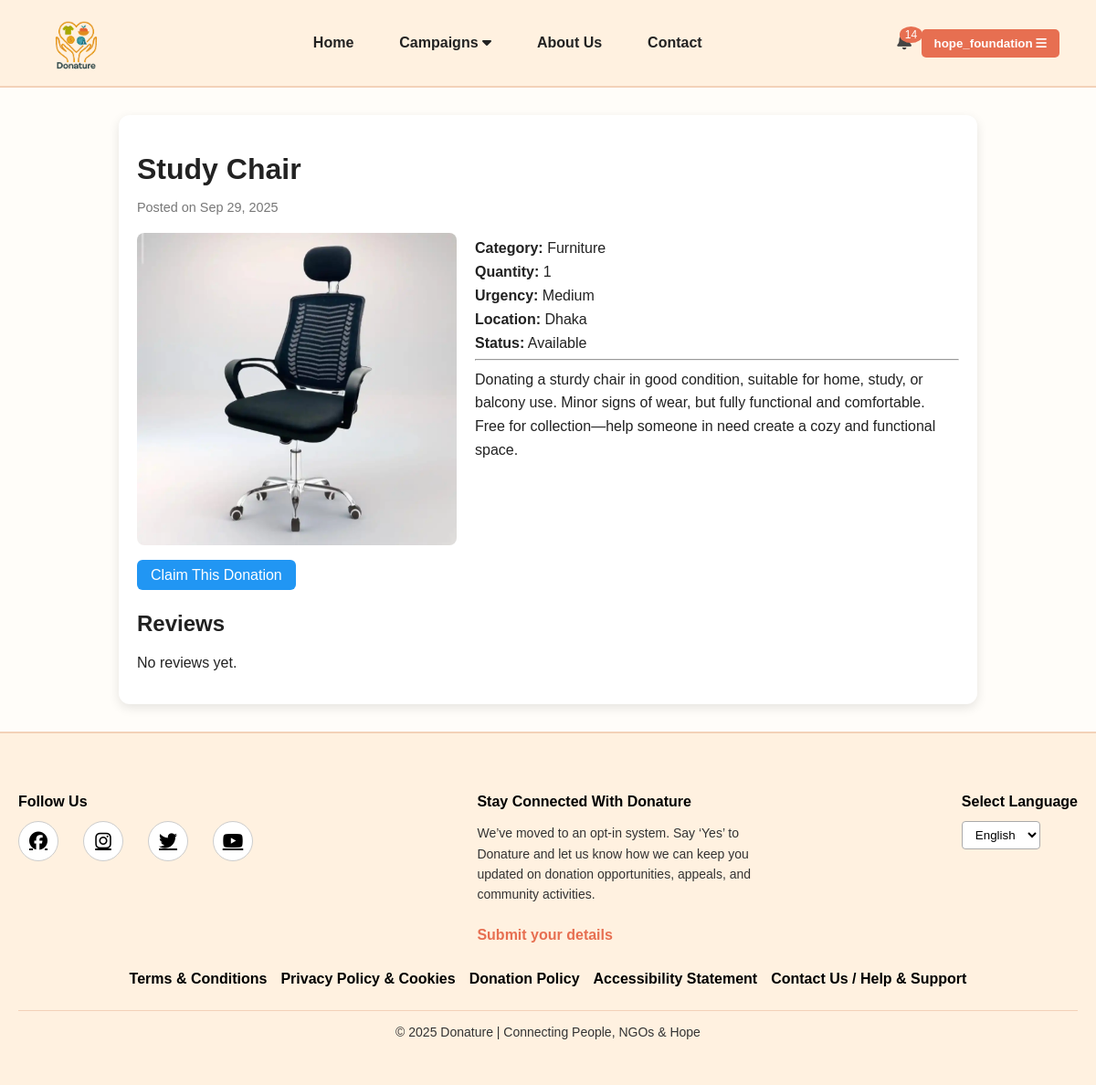
Page /donation/13/ (signed in) on the committed database.
### donations/models.py (models this page shows, shortened)
class User(AbstractUser):
    USER_TYPE_CHOICES = (
        ('donor/recipient', 'Donor/Recipient'),
        ('ngo', 'NGO'),
        ('admin', 'Admin'),
    )
    user_type = models.CharField(max_length=20, choices=USER_TYPE_CHOICES, blank=True, null=True)
    is_approved = models.BooleanField(default=False)  # For NGO approval
    profile_picture = models.ImageField(upload_to='profile_pics/', blank=True, null=True) # Profile picture field

class DonationItem(models.Model):
    URGENCY_LEVELS = (
        ('low', 'Low'),
        ('medium', 'Medium'),
        ('high', 'High'),
    )
    STATUS_CHOICES = (
        ('available', 'Available'),
        ('reserved', 'Reserved'),
        ('claimed', 'Claimed'),
        ('expired', 'Expired'),
    )
    title = models.CharField(max_length=200)
    description = models.TextField()
    category = models.ForeignKey(Category, on_delete=models.CASCADE, null=True, blank=True)
    quantity = models.PositiveIntegerField(default=1)
    donor = models.ForeignKey(
        User,
        on_delete=models.CASCADE,
        limit_choices_to={'user_type': 'donor/recipient'},
        related_name="donated_items"
    )
    location = models.CharField(max_length=200)
    latitude = models.FloatField(blank=True, null=True)
    longitude = models.FloatField(blank=True, null=True)
    status = models.CharField(max_length=10, choices=STATUS_CHOICES, default='available')
    urgency = models.CharField(max_length=10, choices=URGENCY_LEVELS, default='medium')
    created_at = models.DateTimeField(default=timezone.now)
    updated_at = models.DateTimeField(auto_now=True)
    expiry_date = models.DateTimeField(blank=True, null=True)
    notify_immediately = models.BooleanField(default=False)
    is_verified = models.BooleanField(default=False)
    @property
    def average_rating(self):
        reviews = self.reviews.all()
        if reviews.exists():
            return round(sum(review.rating for review in reviews) / len(reviews), 1)
        return 0
    @property
    def total_reviews(self):
        return self.reviews.count()
    @property
    def is_available(self):
        return self.status == 'available'
    class Meta:
        ordering = ['-created_at']

class DonationImage(models.Model):
    donation_item = models.ForeignKey(DonationItem, on_delete=models.CASCADE, related_name='images')
    image = models.ImageField(upload_to='donation_images/')
    caption = models.CharField(max_length=200, blank=True)
    is_primary = models.BooleanField(default=False)
    uploaded_at = models.DateTimeField(auto_now_add=True)

class Category(models.Model):
    name = models.CharField(max_length=100)
    description = models.TextField(blank=True)
    icon = models.CharField(max_length=50, blank=True)
    class Meta:
        verbose_name_plural = "Categories"

### donations/views.py (the view)
# urls.py: path("donation/<int:item_id>/", views.donation_detail, name="donation_detail"),
def donation_detail(request, item_id):
    donation_item = get_object_or_404(DonationItem, id=item_id)
    can_review = False
    if request.user.is_authenticated:
        completed_claim = DonationClaim.objects.filter(
            donation_item=donation_item,
            claimant=request.user,
            status='completed'
        ).first()
        can_review = completed_claim and not DonationReview.objects.filter(
            donation_item=donation_item,
            claimant=request.user
        ).exists()
    reviews = DonationReview.objects.filter(
    donation_item=donation_item
).select_related('claimant')
    context = {
        'donation_item': donation_item,
        'reviews': reviews,
        'can_review': can_review,
        'average_rating': donation_item.average_rating,
        'total_reviews': donation_item.total_reviews,
    }
    return render(request, 'donations/donation_detail.html', context)

### donations/templates/donations/donation_detail.html (shortened to what this page needs)
{% extends "donations/base.html" %}
{% load static %}
{% block content %}
<link rel="stylesheet" href="{% static 'donations/css/donation_detail.css' %}">
<div class="donation-detail-container">
    <div class="detail-header">
        <h1>{{ donation_item.title }}</h1>
        <p class="date">Posted on {{ donation_item.created_at|date:"M d, Y" }}</p>
    </div>
    <div class="detail-body">
        <div class="detail-image">
            {% if donation_item.images.first %}
                <img src="{{ donation_item.images.first.image.url }}" alt="{{ donation_item.title }}">
            {% else %}
                <img src="{% static 'images/default-donation.jpg' %}" alt="{{ donation_item.title }}">
            {% endif %}
        </div>
        <div class="detail-info">
            <p><strong>Category:</strong> {{ donation_item.category.name }}</p>
            <p><strong>Quantity:</strong> {{ donation_item.quantity }}</p>
            <p><strong>Urgency:</strong> {{ donation_item.get_urgency_display }}</p>
            <p><strong>Location:</strong> {{ donation_item.location }}</p>
            <p><strong>Status:</strong> {{ donation_item.get_status_display }}</p>
            <hr>
            <p class="description">{{ donation_item.description }}</p>
        </div>
    </div>
    <div class="detail-actions">
        {% if user == donation_item.donor %}
            <a href="{% url 'edit_donation' donation_item.id %}" class="btn-edit">Edit</a>
            <form action="{% url 'delete_donation' donation_item.id %}" method="POST" style="display:inline;">
                {% csrf_token %}
                <button type="submit" class="btn-delete" onclick="return confirm('Are you sure?');">Delete</button>
            </form>
            {% if donation_item.claims.exists %}
                <h3>Claims Received</h3>
                <div class="claims-list">
                    {% for claim in donation_item.claims.all %}
                        <div class="claim-card">
                            <p><strong>Claimed by:</strong> {{ claim.claimant.username }}</p>
                            <p><strong>Message:</strong> {{ claim.message }}</p>
                            <p><strong>Contact Number:</strong> {{ claim.contact_number }}</p>
                            <p><strong>Preferred Date/Time:</strong> {{ claim.preferred_date|date:"M d, Y H:i" }}</p>
                            <p><strong>Status:</strong> {{ claim.get_status_display }}</p>
                            {% if claim.status == 'pending' %}
                                <a href="{% url 'handle_claim' claim.id 'approve' %}" class="btn-approve">Approve</a>
                                <a href="{% url 'handle_claim' claim.id 'reject' %}" class="btn-reject">Reject</a>
                            {% elif claim.status|lower == 'approved' %}
    <a href="{% url 'complete_claim' claim.id %}" class="btn-complete">Mark as Completed</a>
                            {% elif claim.status == 'completed' %}
                                <span class="claim-completed">✅ Completed</span>
                            {% elif claim.status == 'rejected' %}
                                <span class="claim-rejected">❌ Rejected</span>
                            {% endif %}
                        </div>
                    {% endfor %}
                </div>
            {% endif %}
        {% else %}
            {% if donation_item.is_available %}
            {% if user.is_authenticated %}
                <a href="{% url 'claim_donation' donation_item.id %}" class="btn-claim">Claim This Donation</a>
            {% else %}
                <a href="#" class="btn-claim" onclick="openModal('loginModal')">Claim This Donation</a>
            {% endif %}
        {% else %}
            <button class="btn-claim" disabled>Already Claimed / Reserved</button>
        {% endif %}
        {% endif %}
    </div>
    <div class="reviews-section">
        <h2>Reviews</h2>
        {% if reviews %}
    <div class="reviews-list">
        {% for review in reviews %}
            <div class="review-card">
                <p><strong>{{ review.claimant.username }}</strong> rated:</p>
                <p class="stars">
                    {% for i in "12345"|make_list %}
                        {% if forloop.counter <= review.rating %}
                            ⭐
                        {% else %}
                            ☆
                        {% endif %}
                    {% endfor %}
                </p>
                <p>{{ review.comment }}</p>
                <p class="date">{{ review.created_at|date:"M d, Y" }}</p>
            </div>
        {% endfor %}
    </div>
{% else %}
    <p>No reviews yet.</p>
{% endif %}
    </div>
</div>
{% endblock %}

### donations/templates/donations/base.html (shortened to what this page needs)
{% load static %}
<!DOCTYPE html>
<html lang="en">
<head>
  <link rel="stylesheet" href="{% static 'donations/css/base.css' %}">
  <link rel="stylesheet" href="https://cdnjs.cloudflare.com/ajax/libs/font-awesome/6.5.0/css/all.min.css">
</head>
<body>
<nav class="navbar">
  <div class="navbar-container">
    <div class="logo-area">
      <img src="{% static 'donations/images/logo.png' %}" alt="Logo" class="logo">
    </div>
    <ul class="nav-links">
      <li><a href="{% url 'home' %}">Home</a></li>
      {% if request.user.is_authenticated %}
        {% if request.user.user_type == 'donor/recipient' %}
          <li class="dropdown">
            <a href="#">Donate <i class="fa fa-caret-down"></i></a>
            <ul class="dropdown-content">
              <li><a href="{% url 'donate_item' %}">Donate Item</a></li>
              <li><a href="{% url 'request_item' %}">Request Item</a></li>
              <li><a href="{% url 'donate_to_requests' %}">Donate to Requests</a></li>
            </ul>
          </li>
          <li><a href="{% url 'explore_donations' %}">Explore Donations</a></li>
          <li><a href="{% url 'explore_campaigns' %}">Explore Campaigns</a></li>
        {% elif request.user.user_type == 'ngo' %}
          <li class="dropdown">
            <a href="#">Campaigns <i class="fa fa-caret-down"></i></a>
          </li>
        {% endif %}
      {% endif %}
      <li><a href="{% url 'about' %}">About Us</a></li>
      <li><a href="{% url 'contact' %}">Contact</a></li>
    </ul>
    <div class="auth-btn">
      {% if request.user.is_authenticated %}
<div class="notification-dropdown">
  <button class="notification-btn">
    {% if notifications_unread_count > 0 %}
      <span class="badge">{{ notifications_unread_count }}</span>
    {% endif %}
  </button>
</div>
        <div class="dropdown">
          <button class="dropdown-btn">
            {{ request.user.username }}
            <i class="fa fa-bars"></i>
          </button>
        </div>
      {% else %}
        <a href="#" onclick="openModal('loginModal')" class="login-btn">Log In / Sign Up</a>
      {% endif %}
    </div>
  </div>
</nav>
<main>
  {% block content %}{% endblock %}
</main>
<footer class="footer">
  <div class="footer-container">
    <div class="footer-section">
      <p class="footer-title">Follow Us</p>
      <div class="social-icons">
        <a href="#"><i class="fab fa-facebook"></i></a>
        <a href="#"><i class="fab fa-instagram"></i></a>
        <a href="#"><i class="fab fa-twitter"></i></a>
        <a href="#"><i class="fab fa-youtube"></i></a>
      </div>
    </div>
    <div class="footer-section">
      <p class="footer-title">Stay Connected With Donature</p>
      <p class="footer-text">
        We’ve moved to an opt-in system. Say ‘Yes’ to Donature and let us know how we can keep you
        updated on donation opportunities, appeals, and community activities.
      </p>
      <a href="#" class="footer-link">Submit your details</a>
    </div>
    <div class="footer-section">
      <p class="footer-title">Select Language</p>
      <select class="language-select">
        <option>English</option>
      </select>
    </div>
  </div>
  <div class="footer-links">
    <a href="#">Terms & Conditions</a>
    <a href="#">Privacy Policy & Cookies</a>
    <a href="#">Donation Policy</a>
    <a href="#">Accessibility Statement</a>
    <a href="#">Contact Us / Help & Support</a>
  </div>
  <div class="footer-bottom">
    © 2025 Donature | Connecting People, NGOs & Hope
  </div>
</footer>
</body>
</html>

### rows in the picture
User: user.username "hope_foundation"
DonationItem: title "Study Chair", created_at "Sep 29, 2025", images.first.image (picture), category.name "Furniture", quantity "1", urgency "Medium", location "Dhaka", status "Available", description "Donating a sturdy chair in good condition, suitable for home, study, or balcony use. Minor signs of wear, but fully functional and comfortable. Free for collection—help someone in need create a cozy and functional space."

### other values in the picture
{{ notifications_unread_count }} "14"
